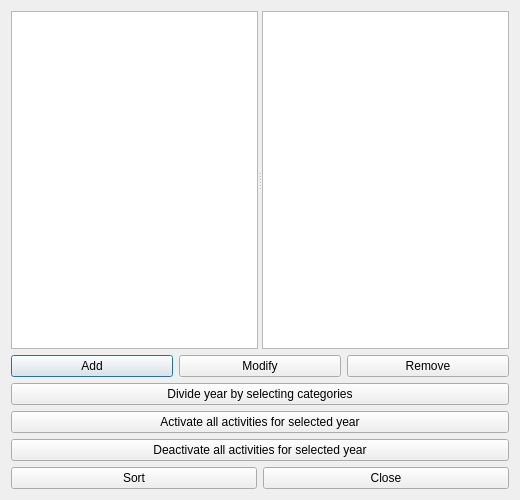
<?xml version="1.0" encoding="UTF-8"?>
<ui version="4.0">
 <class>YearsForm_template</class>
 <widget class="QDialog" name="YearsForm_template">
  <property name="geometry">
   <rect>
    <x>0</x>
    <y>0</y>
    <width>520</width>
    <height>500</height>
   </rect>
  </property>
  <property name="windowTitle">
   <string extracomment="Title of dialog">Years (forms, classes) of students</string>
  </property>
  <layout class="QGridLayout" name="gridLayout">
   <item row="0" column="0">
    <widget class="QSplitter" name="splitter">
     <property name="sizePolicy">
      <sizepolicy hsizetype="Expanding" vsizetype="Expanding">
       <horstretch>0</horstretch>
       <verstretch>0</verstretch>
      </sizepolicy>
     </property>
     <property name="orientation">
      <enum>Qt::Horizontal</enum>
     </property>
     <widget class="QListWidget" name="yearsListWidget"/>
     <widget class="QPlainTextEdit" name="detailsTextEdit"/>
    </widget>
   </item>
   <item row="1" column="0">
    <layout class="QHBoxLayout" name="horizontalLayout">
     <item>
      <widget class="QPushButton" name="addYearPushButton">
       <property name="text">
        <string>Add</string>
       </property>
      </widget>
     </item>
     <item>
      <widget class="QPushButton" name="modifyYearPushButton">
       <property name="text">
        <string>Modify</string>
       </property>
      </widget>
     </item>
     <item>
      <widget class="QPushButton" name="removeYearPushButton">
       <property name="text">
        <string>Remove</string>
       </property>
      </widget>
     </item>
    </layout>
   </item>
   <item row="2" column="0">
    <widget class="QPushButton" name="divisionsPushButton">
     <property name="text">
      <string>Divide year by selecting categories</string>
     </property>
    </widget>
   </item>
   <item row="3" column="0">
    <widget class="QPushButton" name="activateStudentsPushButton">
     <property name="text">
      <string>Activate all activities for selected year</string>
     </property>
    </widget>
   </item>
   <item row="4" column="0">
    <widget class="QPushButton" name="deactivateStudentsPushButton">
     <property name="text">
      <string>Deactivate all activities for selected year</string>
     </property>
    </widget>
   </item>
   <item row="5" column="0">
    <layout class="QHBoxLayout" name="horizontalLayout_2">
     <item>
      <widget class="QPushButton" name="sortYearsPushButton">
       <property name="text">
        <string>Sort</string>
       </property>
      </widget>
     </item>
     <item>
      <widget class="QPushButton" name="closePushButton">
       <property name="text">
        <string>Close</string>
       </property>
      </widget>
     </item>
    </layout>
   </item>
  </layout>
 </widget>
 <layoutdefault spacing="6" margin="11"/>
 <resources/>
 <connections/>
</ui>
